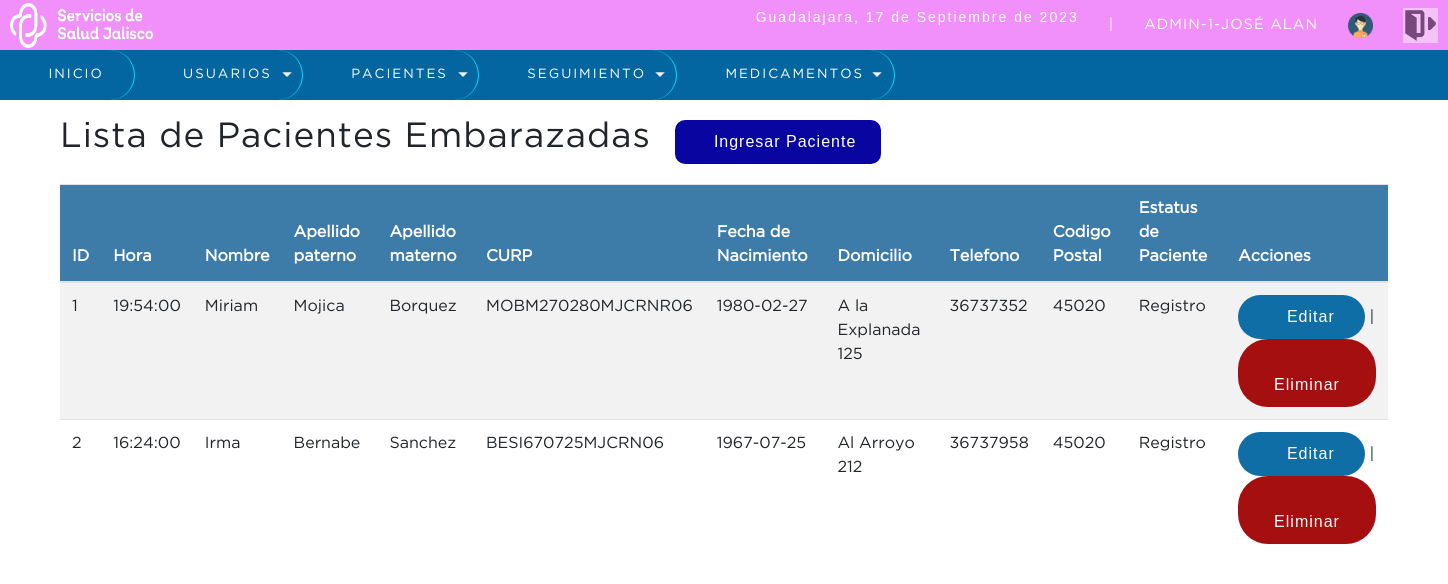
Page /sistema/lista_p.embarazadas.php (signed in) on the earlier database version.
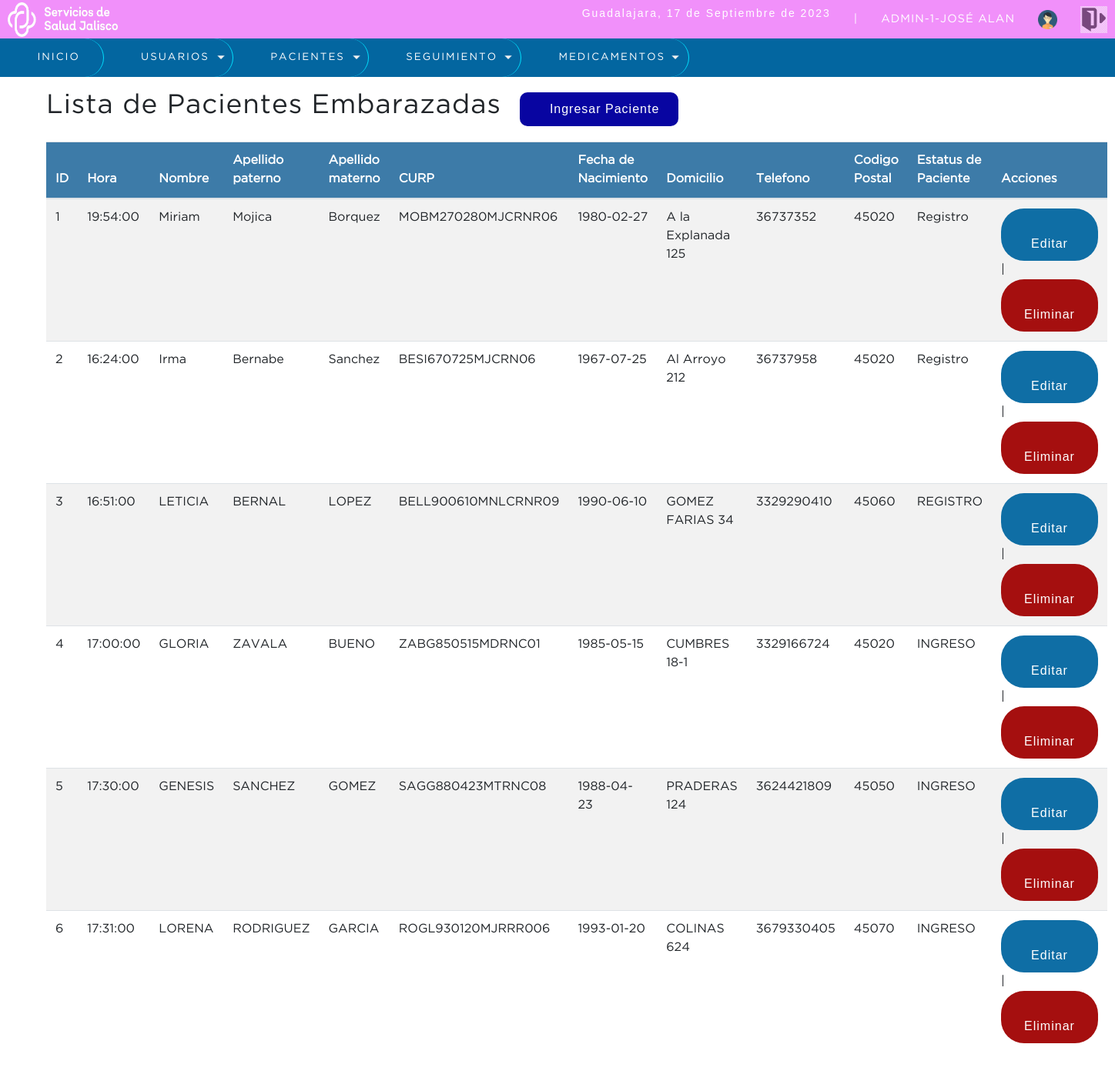
Same page on the later database version.
### tables this page shows
CREATE TABLE `pacientes` (
  `idpaciente` int(11) NOT NULL,
  `nombre` varchar(50) NOT NULL,
  `apellido_paterno` varchar(50) NOT NULL,
  `apellido_materno` varchar(50) NOT NULL,
  `hora` time NOT NULL,
  `curp` varchar(50) NOT NULL,
  `fecha_nacimiento` date NOT NULL,
  `domicilio` varchar(50) NOT NULL,
  `telefono` varchar(20) NOT NULL,
  `cod_postal` int(11) NOT NULL,
  `estatus_paciente` varchar(50) NOT NULL,
  `estatus` tinyint(1) NOT NULL DEFAULT 1,
  `idusuario` int(11) NOT NULL
);

### sistema/lista_p.embarazadas.php (the view, shortened to what this page needs)
<?php
   include "../conexion.php"
?>
<!DOCTYPE html>
<html lang="en">
<head>
	<?php include "includes/scripts.php"; ?>
</head>
<body>
	<?php include "includes/header.php"; ?>
	<section id="container">
		<h1>Lista de Pacientes Embarazadas</h1>
		<a href="registro_p.embarazadas.php" class="btn_new"><i class="fa-solid fa-file-circle-plus"></i>Ingresar Paciente</a>
		<table id="lista"  class="table table-striped">
			<thead>
			<tr>
				<th>ID</th>
                <th>Hora</th>
				<th>Nombre</th>
				<th>Apellido paterno</th>
				<th>Apellido materno</th>
				<th>CURP</th>
				<th>Fecha de Nacimiento</th>
				<th>Domicilio</th>
				<th>Telefono</th>
				<th>Codigo Postal</th>
				<th>Estatus de Paciente</th>
				<th>Acciones</th>
			</tr>
			</thead>
			<tbody>
		<?php
			$query = mysqli_query($conection,"SELECT * FROM pacientes
			                                   WHERE estatus = 1 ORDER BY idpaciente ASC LIMIT 50
                                             ");
			$result = mysqli_num_rows($query);
			if($result > 0){
				while ($data = mysqli_fetch_array($query)) {
			?>
				<tr>
					<td><?php echo $data["idpaciente"]; ?></td>
					<td><?php echo $data["hora"]; ?></td>
					<td><?php echo $data["nombre"]; ?></td>
					<td><?php echo $data["apellido_paterno"]; ?></td>
					<td><?php echo $data["apellido_materno"]; ?></td>
					<td><?php echo $data["curp"]; ?></td>
				    <td><?php echo $data["fecha_nacimiento"]; ?></td>
					<td><?php echo $data["domicilio"]; ?></td>
					<td><?php echo $data["telefono"]; ?></td>
					<td><?php echo $data["cod_postal"]; ?></td>
					<td><?php echo $data["estatus_paciente"]; ?></td>
					<td>
					<a class="link_edit" href="editar_p.embarazada.php?id=<?php echo $data["idpaciente"]; ?>"><i class="fa-solid fa-pen-to-square"></i> Editar</a>
                    |
                    <a class="link_delete" href="eliminar_p.embarazada.php?id=<?php echo $data["idpaciente"]; ?>"><i class="fa-solid fa-trash-can"></i> Eliminar</a>
					</td>
				</tr>
		<?php
				}
			}
		 ?>
		</tbody>
		</table>
	</section>
</body>
</html>

Differences in the rows shown:
added pacientes: idpaciente "3", hora "16:51:00", nombre "LETICIA", apellido_paterno "BERNAL", apellido_materno "LOPEZ", curp "BELL900610MNLCRNR09", fecha_nacimiento "1990-06-10", domicilio "GOMEZ FARIAS 34", telefono "3329290410", cod_postal "45060", estatus_paciente "REGISTRO"
added pacientes: idpaciente "4", hora "17:00:00", nombre "GLORIA", apellido_paterno "ZAVALA", apellido_materno "BUENO", curp "ZABG850515MDRNC01", fecha_nacimiento "1985-05-15", domicilio "CUMBRES 18-1", telefono "3329166724", cod_postal "45020", estatus_paciente "INGRESO"
added pacientes: idpaciente "5", hora "17:30:00", nombre "GENESIS", apellido_paterno "SANCHEZ", apellido_materno "GOMEZ", curp "SAGG880423MTRNC08", fecha_nacimiento "1988-04-23", domicilio "PRADERAS 124", telefono "3624421809", cod_postal "45050", estatus_paciente "INGRESO"
added pacientes: idpaciente "6", hora "17:31:00", nombre "LORENA", apellido_paterno "RODRIGUEZ", apellido_materno "GARCIA", curp "ROGL930120MJRRR006", fecha_nacimiento "1993-01-20", domicilio "COLINAS 624", telefono "3679330405", cod_postal "45070", estatus_paciente "INGRESO"
